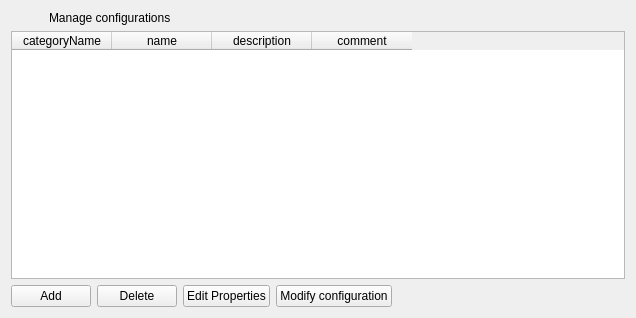
<?xml version="1.0" encoding="UTF-8"?>
<ui version="4.0">
 <class>configurations_form</class>
 <widget class="QWidget" name="configurations_form">
  <property name="geometry">
   <rect>
    <x>0</x>
    <y>0</y>
    <width>636</width>
    <height>318</height>
   </rect>
  </property>
  <property name="windowTitle">
   <string>Configurations</string>
  </property>
  <layout class="QGridLayout" name="gridLayout">
   <item row="4" column="0">
    <layout class="QHBoxLayout" name="horizontalLayout">
     <item>
      <widget class="QPushButton" name="add">
       <property name="text">
        <string>Add</string>
       </property>
       <property name="form" stdset="0">
        <string notr="true">configuration_add</string>
       </property>
       <property name="global.id" stdset="0">
        <string notr="true">{configuration.id}</string>
       </property>
       <property name="global.configurationState" stdset="0">
        <string notr="true">{configuration.state}</string>
       </property>
      </widget>
     </item>
     <item>
      <widget class="QPushButton" name="delete_2">
       <property name="text">
        <string>Delete</string>
       </property>
       <property name="doctype" stdset="0">
        <string notr="true">Configuration.simpleform</string>
       </property>
       <property name="rootelement" stdset="0">
        <string notr="true">configuration</string>
       </property>
       <property name="action" stdset="0">
        <string notr="true">delete</string>
       </property>
       <property name="form" stdset="0">
        <string notr="true">configurations</string>
       </property>
       <property name="id" stdset="0">
        <string>{configuration.id}</string>
       </property>
       <property name="global.configurationState" stdset="0">
        <string notr="true">{configuration.state}</string>
       </property>
      </widget>
     </item>
     <item>
      <widget class="QPushButton" name="edit">
       <property name="text">
        <string>Edit Properties</string>
       </property>
       <property name="form" stdset="0">
        <string notr="true">configuration_edit</string>
       </property>
       <property name="global.id" stdset="0">
        <string notr="true">{configuration.id}</string>
       </property>
       <property name="global.configurationState" stdset="0">
        <string notr="true">{configuration.state}</string>
       </property>
      </widget>
     </item>
     <item>
      <widget class="QPushButton" name="edit_2">
       <property name="text">
        <string>Modify configuration</string>
       </property>
       <property name="form" stdset="0">
        <string notr="true">configurator</string>
       </property>
       <property name="global.configurationState" stdset="0">
        <string notr="true">{configuration.state}</string>
       </property>
       <property name="global.configID" stdset="0">
        <string>{configuration.id}</string>
       </property>
      </widget>
     </item>
     <item>
      <spacer name="horizontalSpacer_2">
       <property name="orientation">
        <enum>Qt::Horizontal</enum>
       </property>
       <property name="sizeHint" stdset="0">
        <size>
         <width>40</width>
         <height>20</height>
        </size>
       </property>
      </spacer>
     </item>
    </layout>
   </item>
   <item row="0" column="0">
    <layout class="QHBoxLayout" name="horizontalLayout_2">
     <item>
      <widget class="QLabel" name="label_2">
       <property name="maximumSize">
        <size>
         <width>32</width>
         <height>32</height>
        </size>
       </property>
       <property name="text">
        <string/>
       </property>
      </widget>
     </item>
     <item>
      <widget class="QLabel" name="label">
       <property name="text">
        <string>Manage configurations</string>
       </property>
      </widget>
     </item>
    </layout>
   </item>
   <item row="1" column="0">
    <widget class="QTableWidget" name="configuration">
     <property name="horizontalScrollBarPolicy">
      <enum>Qt::ScrollBarAlwaysOff</enum>
     </property>
     <property name="alternatingRowColors">
      <bool>true</bool>
     </property>
     <property name="selectionMode">
      <enum>QAbstractItemView::SingleSelection</enum>
     </property>
     <property name="selectionBehavior">
      <enum>QAbstractItemView::SelectRows</enum>
     </property>
     <property name="showGrid">
      <bool>true</bool>
     </property>
     <property name="gridStyle">
      <enum>Qt::DotLine</enum>
     </property>
     <property name="sortingEnabled">
      <bool>true</bool>
     </property>
     <property name="doctype" stdset="0">
      <string notr="true">ConfigurationListRequest.simpleform</string>
     </property>
     <property name="rootelement" stdset="0">
      <string notr="true">configuration</string>
     </property>
     <property name="state" stdset="0">
      <string notr="true">{global.configurationState}</string>
     </property>
     <property name="action" stdset="0">
      <string notr="true">read</string>
     </property>
     <attribute name="horizontalHeaderShowSortIndicator" stdset="0">
      <bool>true</bool>
     </attribute>
     <attribute name="verticalHeaderStretchLastSection">
      <bool>false</bool>
     </attribute>
     <column>
      <property name="text">
       <string>categoryName</string>
      </property>
     </column>
     <column>
      <property name="text">
       <string>name</string>
      </property>
     </column>
     <column>
      <property name="text">
       <string>description</string>
      </property>
     </column>
     <column>
      <property name="text">
       <string>comment</string>
      </property>
     </column>
    </widget>
   </item>
  </layout>
 </widget>
 <tabstops>
  <tabstop>configuration</tabstop>
  <tabstop>add</tabstop>
  <tabstop>delete_2</tabstop>
  <tabstop>edit</tabstop>
 </tabstops>
 <resources/>
 <connections>
  <connection>
   <sender>configuration</sender>
   <signal>doubleClicked(QModelIndex)</signal>
   <receiver>edit</receiver>
   <slot>click()</slot>
   <hints>
    <hint type="sourcelabel">
     <x>217</x>
     <y>216</y>
    </hint>
    <hint type="destinationlabel">
     <x>216</x>
     <y>294</y>
    </hint>
   </hints>
  </connection>
 </connections>
</ui>
